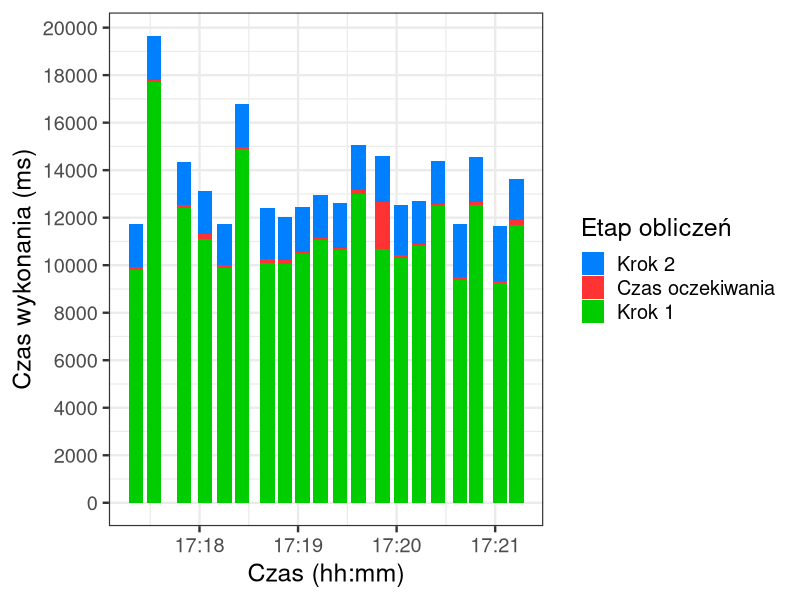

Reproduce this figure in R.
library("ggplot2")
library("scales")

png(filename="aws-data-intensive-100mb-barplot.png", width=800, height=600)

dat = read.csv("barplot.csv")
dat$time = as.POSIXct(dat$time, format = "%Y-%m-%dT%H:%M:%OSZ")
dat$name= factor(dat$name,levels=c("Krok 2", "Czas oczekiwania", "Krok 1"))

ggplot(dat, aes(time, duration)) +
geom_bar(stat="identity", aes(fill=name)) +
theme(plot.margin = unit(c(1,1,1,1), "cm")) + theme_bw(base_size=18) +
scale_y_continuous(breaks=pretty_breaks(n=10)) +
labs(x = "Czas (hh:mm)", y = "Czas wykonania (ms)", fill = "Etap obliczeń") +
scale_fill_manual("Etap obliczeń", values = c("Krok 1" = "#00CC00", "Krok 2" = "#0080FF", "Czas oczekiwania" = "#FF3333"))
